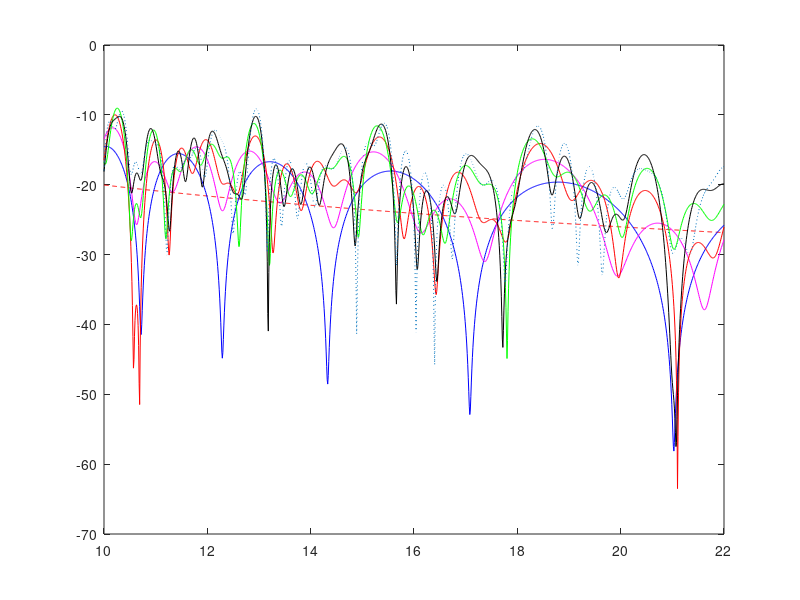

Recreate this plot in MATLAB.
clear all;

f = 2.4*10^9; % first frequency (2.4 GHZ) 
c = 3*10^8;   % speed of light 
beta = 2*pi*f/c; % wave number

%==============================LOS==================================%
% to solve for the direct ray 
tx = 0; ty = 4; tz = 2; % transmitter [x,y,z] location
rx = 10; ry = 3; rz = 2; % recevier [x,y,z] location
rxv = rx:.01:22; % from p to q
dv = sqrt((rxv-tx).^2+(ry-ty)^2+(rz-tz)^2); % vector distance between receiver and transmitter
Ed = (1./dv).*exp(-j*beta*dv); % direct ray (line of sight)

Edf = 20*log10(abs(Ed));
plot(rxv,Edf,"r--")
hold on
%xlabel('Line Segment "pq"/m'), ylabel('E-field/dB'), title("LOS");
%legend("LOS");


%=========================First Order Upper===============================%
% to solve for first order reflection (upper boundary)
tx_img = 0; ty_img = 8; tz_img = 2; 
bz=2; %boundary z-coordinate
c = ty_img; % y-intercept 
by = 6; % y-coordinate of the boundary interception point
epsilon_air = 1; % air
epsilon_wall = 3; % wall
snells_constant = sqrt(epsilon_wall/epsilon_air);
m = (ty_img-ry)./(tx_img-rxv); % gradient 
bxv = (by-c)./m; % vector x-coordinate of the boundary interception point
d1v = sqrt((bxv-tx).^2+(by-ty)^2+(bz-tz)^2); % distance between boundary interception point and the transmitter
d2v = sqrt((bxv-rxv).^2+(by-ry)^2+(bz-rz)^2); % distance between boundary interception point and the receiver
angle1v = acosd((d1v.^2+d2v.^2-dv.^2)./(2*(d1v.*d2v))); % angle between the line d1 and d2
angle_incv = angle1v/2; % vector incident angle

angle_tauv = asind(sind(angle_incv)./snells_constant); % tau angle
tauv = (cosd(angle_incv)-snells_constant*cos(angle_tauv))./(cosd(angle_incv)+snells_constant*cos(angle_tauv));
E1_upper = (1./(d1v+d2v)).*exp(-j*beta*(d1v+d2v));

Etest = 20*log10(abs(Ed+E1_upper));
plot(rxv,Etest,'b')
hold on


%=========================First Order Lower===============================%
tx_img = 0; ty_img = -4; tz_img = 2; 
bz=2; %boundary z-coordinate
c = ty_img; % y-intercept 
by = 0; % y-coordinate of the boundary interception point
epsilon_air = 1; % air
epsilon_wall = 3; % wall
snells_constant = sqrt(epsilon_wall/epsilon_air);
m = (ty_img-ry)./(tx_img-rxv); % gradient 
bxv = (by-c)./m; % vector x-coordinate of the boundary interception point
d1v = sqrt((bxv-tx).^2+(by-ty)^2+(bz-tz)^2); % distance between boundary interception point and the transmitter
d2v = sqrt((bxv-rxv).^2+(by-ry)^2+(bz-rz)^2); % distance between boundary interception point and the receiver
angle1v = acosd((d1v.^2+d2v.^2-dv.^2)./(2*(d1v.*d2v))); % angle between the line d1 and d2
angle_incv = angle1v/2; % vector incident angle

angle_tauv = asind(sind(angle_incv)./snells_constant); % tau angle
tauv = (cosd(angle_incv)-snells_constant*cos(angle_tauv))./(cosd(angle_incv)+snells_constant*cos(angle_tauv));
E1_lower = (1./(d1v+d2v)).*exp(-j*beta*(d1v+d2v));
Etest = 20*log10(abs(Ed+E1_upper+E1_lower));
plot(rxv,Etest,'m')
hold on

%=========================Second Order Upper===============================%
% to solve for first order reflection (upper boundary)
tx1_img = 0; ty1_img = 8; tz1_img = 2; 
tx2_img = 0; ty2_img = -8; tz2_img = 2; 
bz1 = 2; bz2 = 2;%boundary z-coordinate
c1 = ty1_img; c2 = ty2_img;% y-intercept 
by1 = 6; by2 = 0;% y-coordinate of the boundary interception point
epsilon_air = 1; % air
epsilon_wall = 3; % wall
snells_constant = sqrt(epsilon_wall/epsilon_air);
m2 = (ty2_img-ry)./(tx2_img-rxv); % gradient 
bxv2 = (by2-c2)./m2; % vector x-coordinate of the boundary interception point
m1 = (ty1_img-by2)./(tx1_img-bxv2); % gradient 
bxv1 = (by1-c1)./m1; % vector x-coordinate of the boundary interception point
d1v = sqrt((bxv1-tx).^2+(by1-ty)^2+(bz1-tz)^2); % distance between boundary interception point and the transmitter
d2v = sqrt((bxv1-bxv2).^2+(by1-by2)^2+(bz1-bz2)^2); % distance between boundary interception point and the receiver
d3v = sqrt((bxv2-rxv).^2+(by2-ry)^2+(bz2-rz)^2); % distance between boundary interception point and the receiver
d4v = sqrt((bxv1-rxv).^2+(by1-ry)^2+(bz1-rz)^2);
angle1v = acosd((d2v.^2+d3v.^2-d4v.^2)./(2*(d2v.*d3v))); % angle between the line d1 and d2
angle_incv = angle1v/2; % vector incident angle
angle_tauv = asind(sind(angle_incv)./snells_constant); % tau angle
tauv = (cosd(angle_incv)-snells_constant*cos(angle_tauv))./(cosd(angle_incv)+snells_constant*cos(angle_tauv));
E2_upper = (1./(d1v+d2v+d3v)).*exp(-j*beta*(d1v+d2v+d3v));
%Ef1_upper = 20*log10(abs(E1_upper));
Etest = 20*log10(abs(Ed+E1_upper+E1_lower+E2_upper));
plot(rxv,Etest,'r')
hold on


%=========================Second Order Lower===============================%
tx1_img = 0; ty1_img = -4; tz1_img = 2; 
tx2_img = 0; ty2_img = 16; tz2_img = 2; 
bz1 = 2; bz2 = 2;%boundary z-coordinate
epsilon_air = 1; % air
epsilon_wall = 3; % wall
snells_constant = sqrt(epsilon_wall/epsilon_air);
c1 = ty1_img; c2 = ty2_img;% y-intercept 
by1 = 0; by2 = 6;% y-coordinate of the boundary interception point
m2 = (ty2_img-ry)./(tx2_img-rxv); % gradient 
bxv2 = (by2-c2)./m2; % vector x-coordinate of the boundary interception point
m1 = (ty1_img-by2)./(tx1_img-bxv2); % gradient 
bxv1 = (by1-c1)./m1; % vector x-coordinate of the boundary interception point
d1v = sqrt((bxv1-tx).^2+(by1-ty)^2+(bz1-tz)^2); % distance between boundary interception point and the transmitter
d2v = sqrt((bxv1-bxv2).^2+(by1-by2)^2+(bz1-bz2)^2); % distance between boundary interception point and the receiver
d3v = sqrt((bxv2-rxv).^2+(by2-ry)^2+(bz2-rz)^2); % distance between boundary interception point and the receiver
d4v = sqrt((bxv1-rxv).^2+(by1-ry)^2+(bz1-rz)^2);
angle1v = acosd((d2v.^2+d3v.^2-d4v.^2)./(2*(d2v.*d3v))); % angle between the line d1 and d2
angle_incv = angle1v/2; % vector incident angle
angle_tauv = asind(sind(angle_incv)./snells_constant); % tau angle
tauv = (cosd(angle_incv)-snells_constant*cos(angle_tauv))./(cosd(angle_incv)+snells_constant*cos(angle_tauv));
E2_lower = (1./(d1v+d2v+d3v)).*exp(-j*beta*(d1v+d2v+d3v));
%Ef1_upper = 20*log10(abs(E1_upper));
Etest = 20*log10(abs(Ed+E1_upper+E1_lower+E2_upper+E2_lower));
plot(rxv,Etest,'g')
hold on

%=========================Third Order Upper===============================%
tx1_img = 0; ty1_img = 8; tz1_img = 2; 
tx2_img = 0; ty2_img = -8; tz2_img = 2; 
tx3_img = 0; ty3_img = 20; tz3_img = 2; 

bz1 = 2; bz2 = 2; bz3 = 2;%boundary z-coordinate
epsilon_air = 1; % air
epsilon_wall = 3; % wall
snells_constant = sqrt(epsilon_wall/epsilon_air);
c1 = ty1_img; c2 = ty2_img; c3 = ty3_img;% y-intercept 
by1 = 6; by2 = 0; by3 = 6;% y-coordinate of the boundary interception point
m3 = (ty3_img-ry)./(tx3_img-rxv); % gradient 
bxv3 = (by3-c3)./m3; % vector x-coordinate of the boundary interception point
m2 = (ty2_img-by3)./(tx2_img-bxv3); % gradient 
bxv2 = (by2-c2)./m2; % vector x-coordinate of the boundary interception point
m1 = (ty1_img-by2)./(tx1_img-bxv2); % gradient 
bxv1 = (by1-c1)./m1; % vector x-coordinate of the boundary interception point
d1v = sqrt((bxv1-tx).^2+(by1-ty)^2+(bz1-tz)^2); % distance between boundary interception point and the transmitter
d2v = sqrt((bxv1-bxv2).^2+(by1-by2)^2+(bz1-bz2)^2); % distance between boundary interception point and the receiver
d3v = sqrt((bxv2-bxv3).^2+(by2-by3)^2+(bz2-bz3)^2); % distance between boundary interception point and the receiver
d4v = sqrt((bxv3-rxv).^2+(by3-ry)^2+(bz3-rz)^2);
d5v = sqrt((bxv2-rxv).^2+(by2-ry)^2+(bz2-rz)^2);
angle1v = acosd((d3v.^2+d4v.^2-d5v.^2)./(2*(d3v.*d4v))); % angle between the line d1 and d2
angle_incv = angle1v/2; % vector incident angle
angle_tauv = asind(sind(angle_incv)./snells_constant); % tau angle
tauv = (cosd(angle_incv)-snells_constant*cos(angle_tauv))./(cosd(angle_incv)+snells_constant*cos(angle_tauv));
E3_upper = (1./(d1v+d2v+d3v+d4v)).*exp(-j*beta*(d1v+d2v+d3v+d4v));
%Ef1_upper = 20*log10(abs(E1_upper));
Etest = 20*log10(abs(Ed+E1_upper+E1_lower+E2_upper+E2_lower+E3_upper));
plot(rxv,Etest,'k')
hold on

%=========================Third Order Lower===============================%
tx1_img = 0; ty1_img = -4; tz1_img = 2; 
tx2_img = 0; ty2_img = 16; tz2_img = 2; 
tx3_img = 0; ty3_img = -16; tz3_img = 2; 
by1 = 0; by2 = 6; by3 = 0;% y-coordinate of the boundary interception point
bz1 = 2; bz2 = 2; bz3 = 2;%boundary z-coordinate
c1 = ty1_img; c2 = ty2_img; c3 = ty3_img;% y-intercept 

epsilon_air = 1; % air
epsilon_wall = 3; % wall
snells_constant = sqrt(epsilon_wall/epsilon_air);

m3 = (ty3_img-ry)./(tx3_img-rxv); % gradient 
bxv3 = (by3-c3)./m3; % vector x-coordinate of the boundary interception point
m2 = (ty2_img-by3)./(tx2_img-bxv3); % gradient 
bxv2 = (by2-c2)./m2; % vector x-coordinate of the boundary interception point
m1 = (ty1_img-by2)./(tx1_img-bxv2); % gradient 
bxv1 = (by1-c1)./m1; % vector x-coordinate of the boundary interception point
d1v = sqrt((bxv1-tx).^2+(by1-ty)^2+(bz1-tz)^2); % distance between boundary interception point and the transmitter
d2v = sqrt((bxv1-bxv2).^2+(by1-by2)^2+(bz1-bz2)^2); % distance between boundary interception point and the receiver
d3v = sqrt((bxv2-bxv3).^2+(by2-by3)^2+(bz2-bz3)^2); % distance between boundary interception point and the receiver
d4v = sqrt((bxv3-rxv).^2+(by3-ry)^2+(bz3-rz)^2);
d5v = sqrt((bxv2-rxv).^2+(by2-ry)^2+(bz2-rz)^2);
angle1v = acosd((d3v.^2+d4v.^2-d5v.^2)./(2*(d3v.*d4v))); % angle between the line d1 and d2
angle_incv = angle1v/2; % vector incident angle
angle_tauv = asind(sind(angle_incv)./snells_constant); % tau angle
tauv = (cosd(angle_incv)-snells_constant*cos(angle_tauv))./(cosd(angle_incv)+snells_constant*cos(angle_tauv));
E3_lower = (1./(d1v+d2v+d3v+d4v)).*exp(-j*beta*(d1v+d2v+d3v+d4v));
%Ef1_upper = 20*log10(abs(E1_upper));
Etest = 20*log10(abs(Ed+E1_upper+E1_lower+E2_upper+E2_lower+E3_upper+E3_lower));
plot(rxv,Etest,':')
hold off

%double check coordinates and formula


